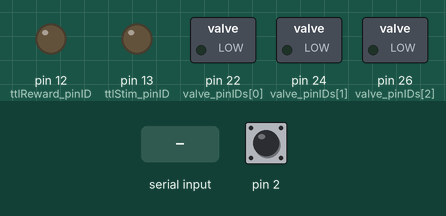
Bench run of a sketch on a simulated Arduino Mega 2560, built with avr-gcc and run on an emulated ATmega2560. Parts: switched loads named in the sketch (green lamp = pin HIGH), output pins drawn as LEDs (lit = HIGH). Inputs (shaded band) come from the test bench; at power-on: pin 2 HIGH.

Above: at 1.2 s.
1.3 s: "v" received over Serial
At 2.5 s:
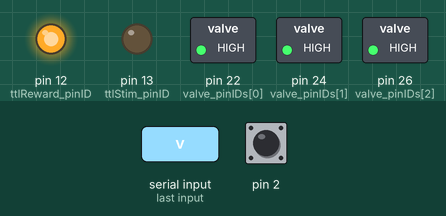
2.8 s: "c" received over Serial
At 3.8 s:
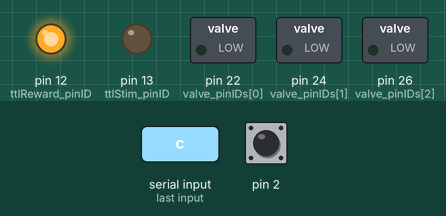
4.3 s: "1" received over Serial
At 4.9 s:
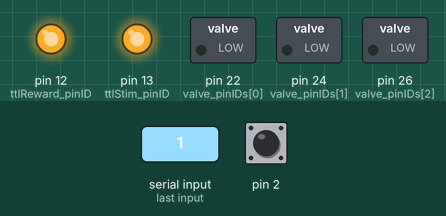
5.8 s: "p" received over Serial
At 6.6 s:
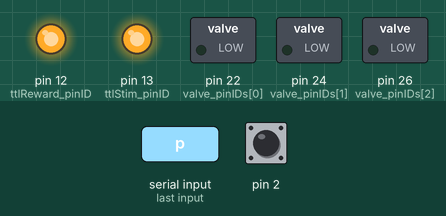
7.3 s: "0" received over Serial
At 8.4 s:
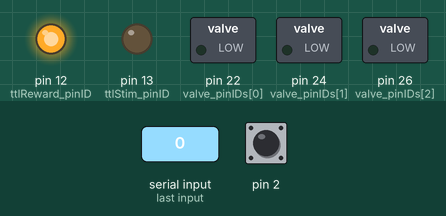
Timing chart, 0 to 9.8 s (numbered marks = the images above; inputs shaded):
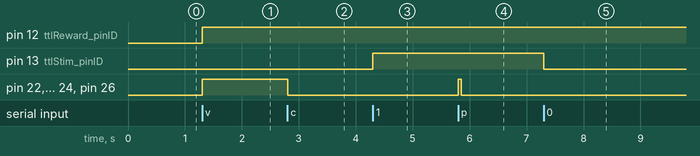

The sketch:

waterDispense.ino
```cpp
#include <CapacitiveSensor.h>
CapacitiveSensor   cs = CapacitiveSensor(3, 2);       // 10 megohm resistor between pins 4 & 2, pin 2 is sensor pin, add wire, foil

int valve_numPins     = 3; //numberof pins used to drive valve
int valve_pinIDs[3]   = {22, 24, 26}; // id of pins that drive valve
int valve_pulseWidth  = 50; //45 ms pulse width
int ttlStim_pinID     = 13;
int ttlReward_pinID   = 12;
byte lick = 0;        //
int threshold = 150; // threshold of sensor , 150 is good
int cmd;

void setup() {
  int i;
  for (i = 0; i < valve_numPins; i++)
  { pinMode(valve_pinIDs[i], OUTPUT);
    digitalWrite(valve_pinIDs[i], LOW);
  }

  pinMode(ttlStim_pinID, OUTPUT);
  digitalWrite(ttlStim_pinID, LOW);

  pinMode(ttlReward_pinID, OUTPUT);
  digitalWrite(ttlReward_pinID, LOW);

  Serial.begin(9600);
}


void loop() {
  long val = cs.capacitiveSensor(30); // sensitivity
  lick = (val > threshold); //

  if (Serial.available() > 0) {
    cmd = Serial.read();

    switch (cmd) {

      case 'w':
        Serial.write(lick); // write back state of sensor
        break;

      case 'v':
        digitalWrite(ttlReward_pinID, HIGH); // ttl on
        for (int i = 0; i < valve_numPins; i++) {
          digitalWrite(valve_pinIDs[i], HIGH); // pins on
        }
        break;

      case 'c':
        for (int i = 0; i < valve_numPins; i++) {
          digitalWrite(valve_pinIDs[i], LOW); // turn off
        }
        break;

      case 'p':
        for (int i = 0; i < valve_numPins; i++) {
          digitalWrite(valve_pinIDs[i], HIGH); // turn on
        }
        delay(valve_pulseWidth); // hold
        for (int i = 0; i < valve_numPins; i++) {
          digitalWrite(valve_pinIDs[i], LOW); // turn on
        }
        break;

      case '-':
        valve_pulseWidth = valve_pulseWidth - 3;
        break;

      case '+':
        valve_pulseWidth = valve_pulseWidth + 3;
        break;

      case '1': //stim on
        digitalWrite(ttlStim_pinID, HIGH);
        break;

      case '0': //stimoff
        digitalWrite(ttlStim_pinID, LOW);
        break;

        constrain(valve_pulseWidth, 5, 300);// 300 ms pulse is long enough

    }
  }
}
```

Measured:
- after the input at 1.3 s, pin 12 (ttlReward_pinID), pin 22 (valve_pinIDs[0]), pin 24 (valve_pinIDs[1]), pin 26 (valve_pinIDs[2]): LOW → HIGH at once
- after the input at 2.8 s, pin 22 (valve_pinIDs[0]), pin 24 (valve_pinIDs[1]), pin 26 (valve_pinIDs[2]): HIGH → LOW at once
- after the input at 4.3 s, pin 13 (ttlStim_pinID): LOW → HIGH at once
- after the input at 5.8 s, pin 22 (valve_pinIDs[0]), pin 24 (valve_pinIDs[1]), pin 26 (valve_pinIDs[2]): LOW → HIGH at once, → LOW 0.05 s later
- after the input at 7.3 s, pin 13 (ttlStim_pinID): HIGH → LOW at once
